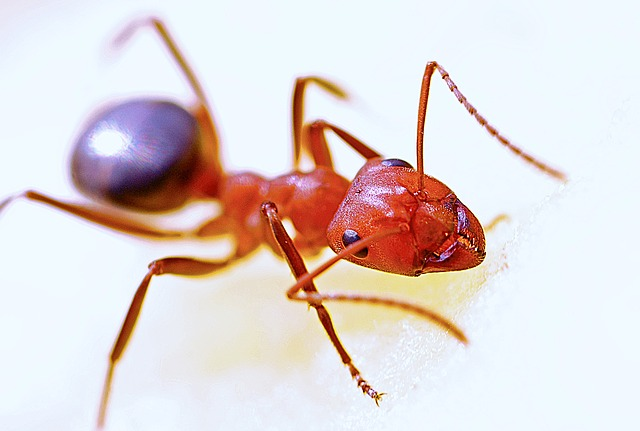
#> input picture Opencv/image/ant.jpg, 640 x 431 px, found by its file name
$ python opencv29.py
#> lines starting #> are read from the running program, lines starting #| are printed output that depends on the picture; after the words box and inside, x2 and y2 are one past the last pixel; in counts of white or black regions, pixels touching at a corner belong together
import cv2
import matplotlib.pyplot as plt
img = cv2.imread('Opencv/image/ant.jpg',0)
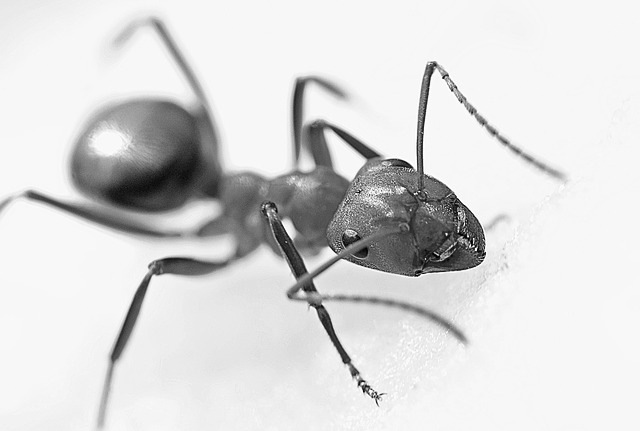
#> img: shape (431, 640); min 0, max 255, mean 217

thresh_value = [50,100,130,200,230]

plt.subplot(2,3,1,xticks=[],yticks=[])
plt.title('original')
plt.imshow(img,cmap="gray")

for i in range(len(thresh_value)):
    thresh,result = cv2.threshold(img,thresh_value[i],255,cv2.THRESH_BINARY)
    plt.subplot(2,3,2+i)
    plt.title('%d'%thresh_value[i])
    plt.imshow(result,cmap='gray')
    plt.xticks=([]),plt.yticks([])
#> this loop made 5 passes
#> thresh on passes 1 to 5: 50, 100, 130, 200, 230
#> pass 1, `thresh,result = cv2.threshold(img,thresh_value[i],255,cv2.THRESH_BINARY)`:
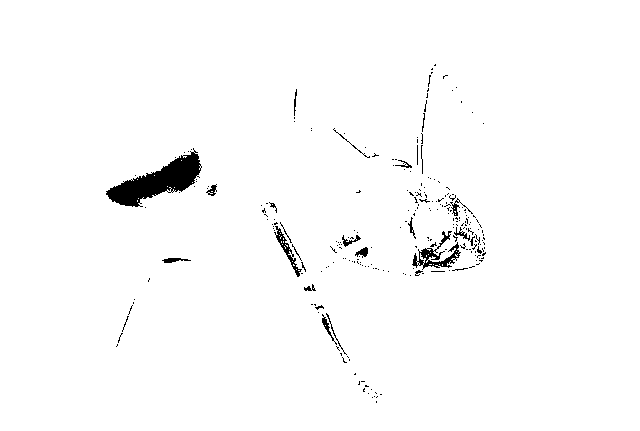
#> result: shape (431, 640); 98.2% white; 252 black regions (227 under 20 px), largest, box (x1, y1, x2, y2) and area: (106, 148, 202, 207) 2309, (412, 231, 461, 270) 564, (274, 226, 302, 277) 268
#> pass 2, `thresh,result = cv2.threshold(img,thresh_value[i],255,cv2.THRESH_BINARY)`:
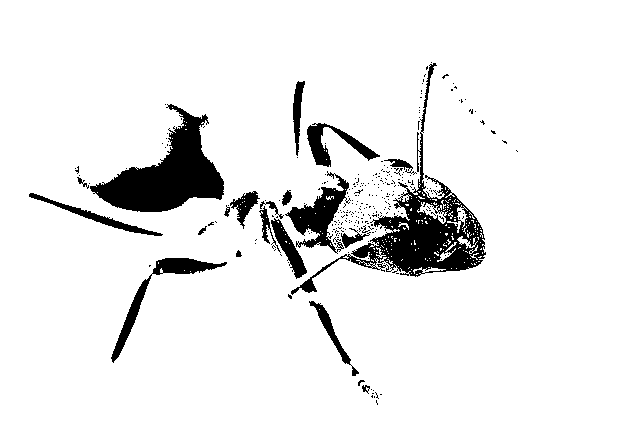
#> result: shape (431, 640); 91.9% white; 288 black regions (268 under 20 px), largest, box (x1, y1, x2, y2) and area: (291, 63, 486, 295) 7012, (90, 104, 224, 212) 6209, (285, 171, 351, 254) 1911
#> pass 3, `thresh,result = cv2.threshold(img,thresh_value[i],255,cv2.THRESH_BINARY)`:
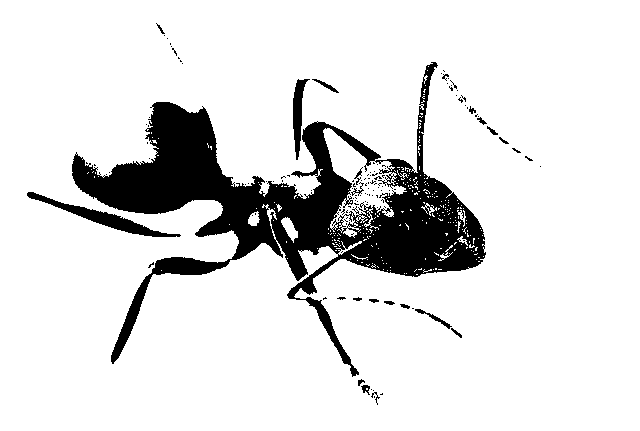
#> result: shape (431, 640); 87.1% white; 132 black regions (111 under 20 px), largest, box (x1, y1, x2, y2) and area: (72, 62, 486, 377) 32448, (27, 192, 181, 237) 1299, (293, 79, 310, 160) 606


plt.show()
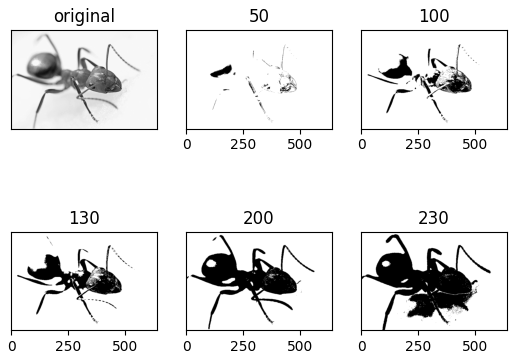
#> figure drawn by matplotlib, 6 panels

$ run again, with Opencv/image/ball2d.jpg copied over Opencv/image/ant.jpg
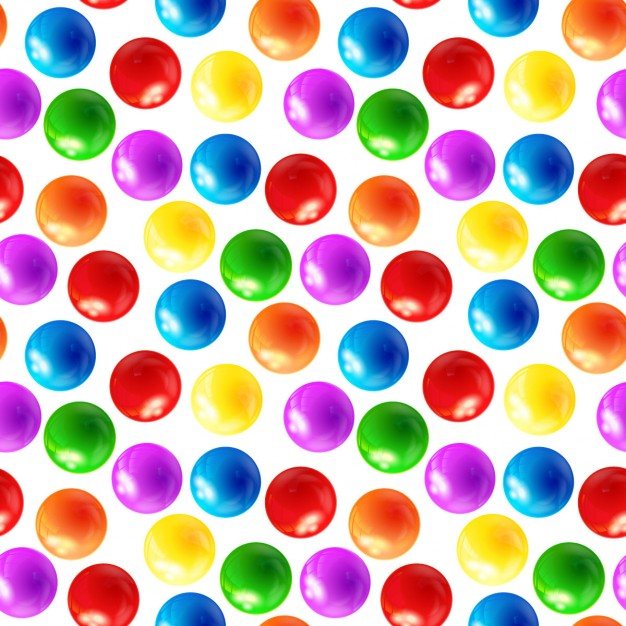
#> input picture Opencv/image/ball2d.jpg, 626 x 626 px, found by its file name
#> the loop `for i in range(len(thresh_value)):` made 5 passes
#> thresh on passes 1 to 5: 50, 100, 130, 200, 230
#> pass 1, `thresh,result = cv2.threshold(img,thresh_value[i],255,cv2.THRESH_BINARY)`:
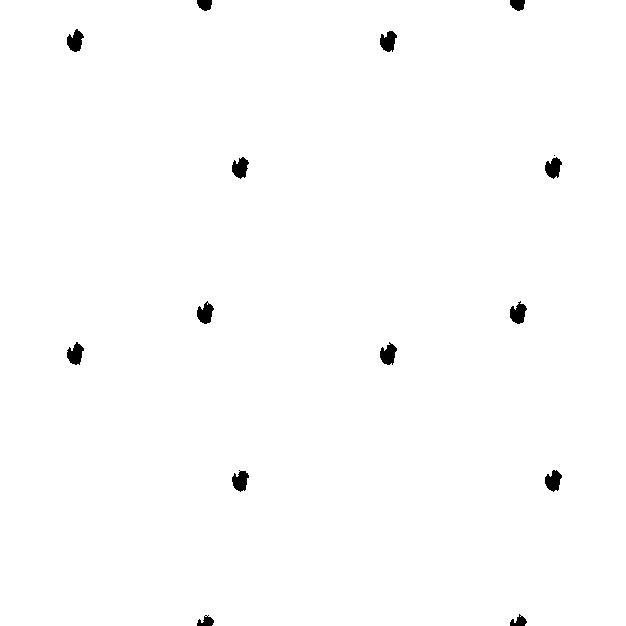
#> result: shape (626, 626); 99.2% white; 15 black regions (1 under 20 px), largest, box (x1, y1, x2, y2) and area: (510, 301, 527, 324) 252, (380, 342, 397, 365) 252, (67, 29, 84, 52) 250
#> pass 3, `thresh,result = cv2.threshold(img,thresh_value[i],255,cv2.THRESH_BINARY)`:
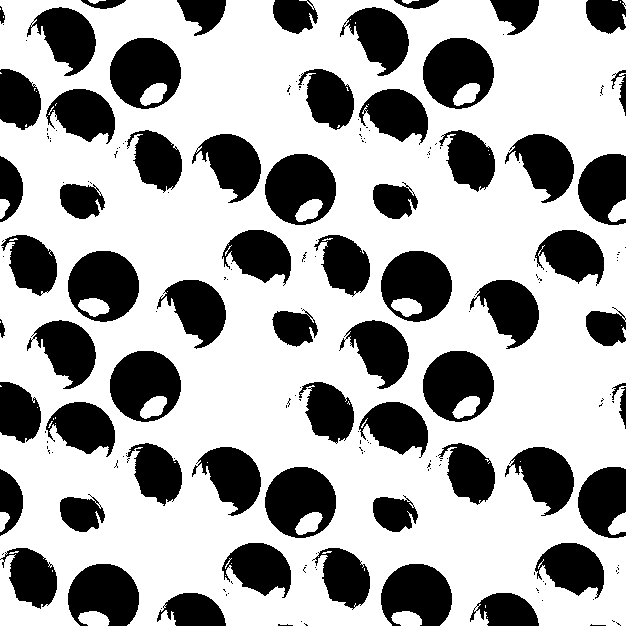
#> result: shape (626, 626); 66.7% white; 193 black regions (130 under 20 px), largest, box (x1, y1, x2, y2) and area: (265, 154, 336, 225) 3568, (265, 467, 336, 538) 3567, (423, 351, 494, 422) 3564

$ run again, with Opencv/image/boy.jpg copied over Opencv/image/ant.jpg
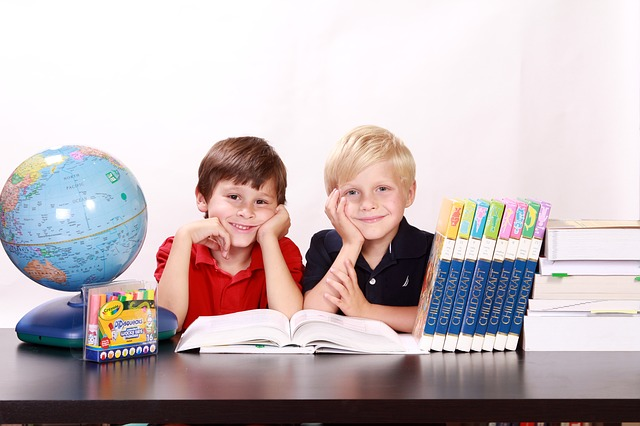
#> input picture Opencv/image/boy.jpg, 640 x 426 px, found by its file name
#> the loop `for i in range(len(thresh_value)):` made 5 passes
#> thresh on passes 1 to 5: 50, 100, 130, 200, 230
#> pass 1, `thresh,result = cv2.threshold(img,thresh_value[i],255,cv2.THRESH_BINARY)`:
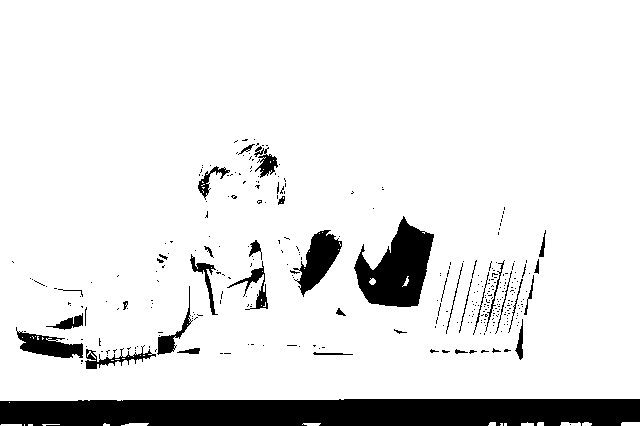
#> result: shape (426, 640); 89.8% white; 326 black regions (290 under 20 px), largest, box (x1, y1, x2, y2) and area: (0, 399, 640, 426) 16350, (354, 216, 434, 307) 4131, (293, 230, 342, 297) 1494
#> pass 3, `thresh,result = cv2.threshold(img,thresh_value[i],255,cv2.THRESH_BINARY)`:
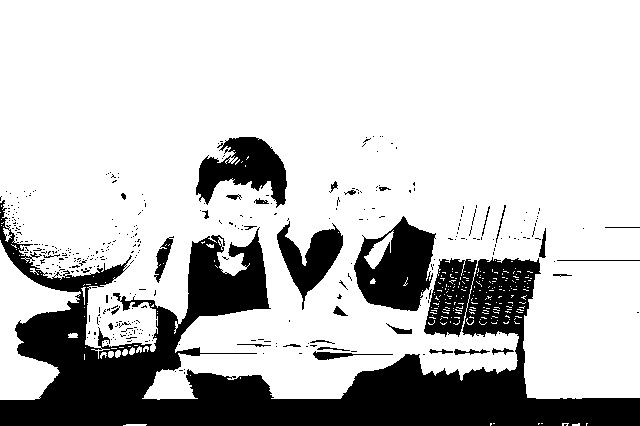
#> result: shape (426, 640); 77.3% white; 365 black regions (331 under 20 px), largest, box (x1, y1, x2, y2) and area: (0, 200, 640, 426) 48160, (354, 216, 436, 311) 4824, (196, 137, 287, 208) 3502
